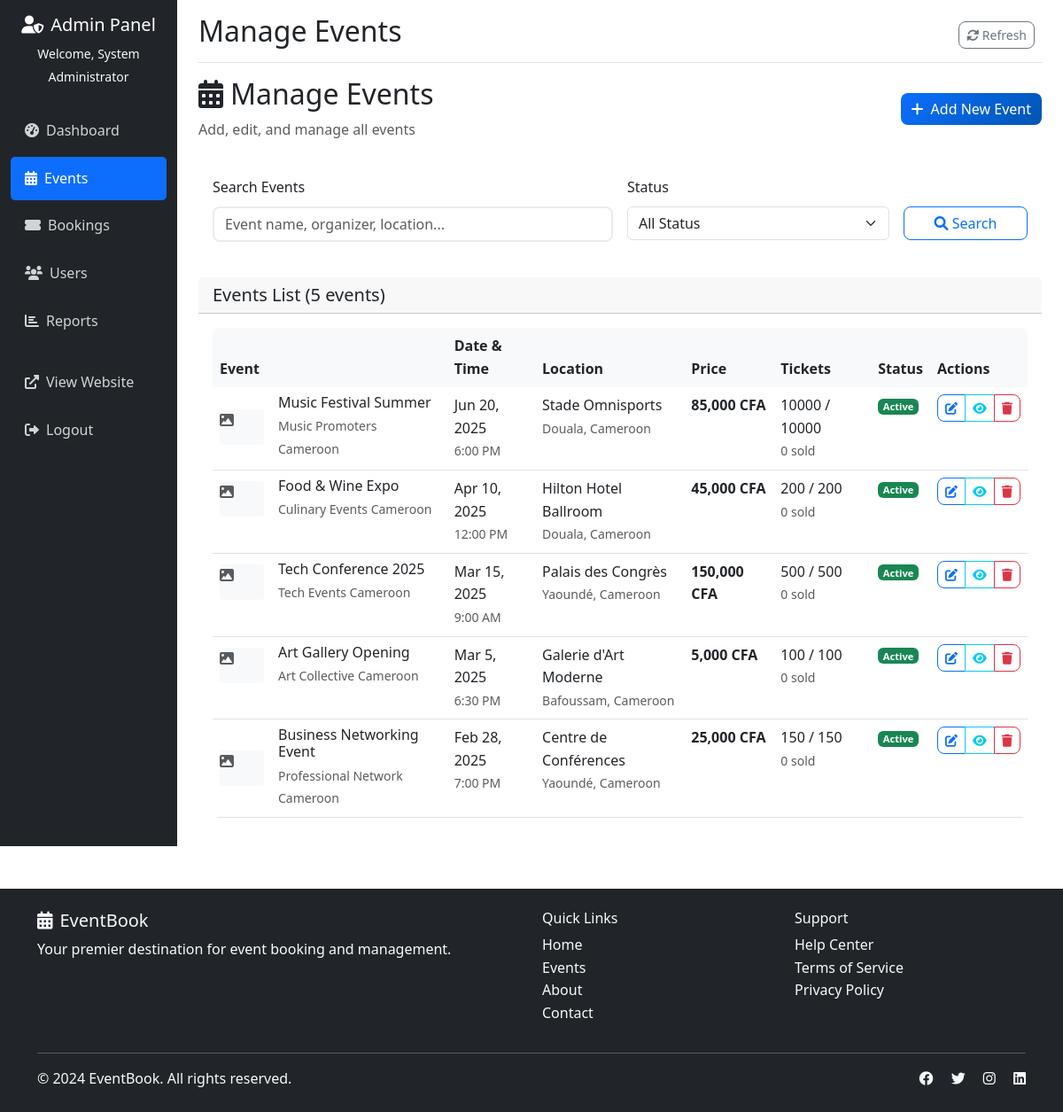
Page /admin/events.php (signed in) on the committed database.
### tables this page shows
CREATE TABLE events (
    id INT AUTO_INCREMENT PRIMARY KEY,
    name VARCHAR(200) NOT NULL,
    description TEXT,
    date DATE NOT NULL,
    time TIME NOT NULL,
    venue VARCHAR(200) NOT NULL,
    location VARCHAR(200) NOT NULL,
    organizer VARCHAR(100) NOT NULL,
    organizer_contact VARCHAR(100),
    image VARCHAR(255),
    price DECIMAL(10,2) NOT NULL,
    total_tickets INT NOT NULL,
    available_tickets INT NOT NULL,
    status ENUM('active', 'inactive', 'cancelled') DEFAULT 'active',
    created_at TIMESTAMP DEFAULT CURRENT_TIMESTAMP
);

### admin/events.php (the view, shortened to what this page needs)
<?php
require_once '../config/database.php';
$search = $_GET['search'] ?? '';
$query = "SELECT * FROM events WHERE status != 'deleted'";
$params = [];
$query .= " ORDER BY date DESC";
try {
    $stmt = $pdo->prepare($query);
    $stmt->execute($params);
    $events = $stmt->fetchAll();
} catch (PDOException $e) {
    $events = [];
    $_SESSION['error_message'] = 'Error fetching events: ' . $e->getMessage();
}
include 'includes/header.php';
?>
<div class="d-flex justify-content-between align-items-center mb-4">
    <div>
        <h2><i class="fas fa-calendar-alt me-2"></i>Manage Events</h2>
        <p class="text-muted mb-0">Add, edit, and manage all events</p>
    </div>
    <button class="btn btn-primary" data-bs-toggle="modal" data-bs-target="#addEventModal">
        <i class="fas fa-plus me-2"></i>Add New Event
    </button>
</div>
<div class="card mb-4">
    <div class="card-body">
        <form method="GET" class="row g-3">
            <div class="col-md-6">
                <label for="search" class="form-label">Search Events</label>
                <input type="text" class="form-control" id="search" name="search"
                       placeholder="Event name, organizer, location..." value="<?php echo htmlspecialchars($search); ?>">
            </div>
            <div class="col-md-4">
                <label for="status" class="form-label">Status</label>
                <select class="form-select" id="status" name="status">
                    <option value="">All Status</option>
                </select>
            </div>
            <div class="col-md-2">
                <label class="form-label">&nbsp;</label>
                <div class="d-grid">
                    <button type="submit" class="btn btn-outline-primary">
                        <i class="fas fa-search"></i> Search
                    </button>
                </div>
            </div>
        </form>
    </div>
</div>
<div class="card">
    <div class="card-header">
        <h5 class="mb-0">Events List (<?php echo count($events); ?> events)</h5>
    </div>
    <div class="card-body">
        <?php if (empty($events)): ?>
            <div class="text-center py-5">
                <i class="fas fa-calendar-times fa-3x text-muted mb-3"></i>
                <h5 class="text-muted">No events found</h5>
                <p class="text-muted">Add your first event to get started.</p>
                <button class="btn btn-primary" data-bs-toggle="modal" data-bs-target="#addEventModal">
                    <i class="fas fa-plus me-2"></i>Add Event
                </button>
            </div>
        <?php else: ?>
            <div class="table-responsive">
                <table class="table table-hover">
                    <thead>
                        <tr>
                            <th>Event</th>
                            <th>Date & Time</th>
                            <th>Location</th>
                            <th>Price</th>
                            <th>Tickets</th>
                            <th>Status</th>
                            <th>Actions</th>
                        </tr>
                    </thead>
                    <tbody>
                        <?php foreach ($events as $event): ?>
                            <tr>
                                <td>
                                    <div class="d-flex align-items-center">
                                        <div class="me-3">
                                            <?php if ($event['image']): ?>
                                                <div style="display: none; width: 50px; height: 40px; background: #f8f9fa; border-radius: 4px; display: flex; align-items: center; justify-content: center;">
                                                    <i class="fas fa-image text-muted"></i>
                                                </div>
                                            <?php else: ?>
                                                <div style="width: 50px; height: 40px; background: #f8f9fa; border-radius: 4px; display: flex; align-items: center; justify-content: center;">
                                                    <i class="fas fa-calendar text-muted"></i>
                                                </div>
                                            <?php endif; ?>
                                        </div>
                                        <div>
                                            <h6 class="mb-1"><?php echo htmlspecialchars($event['name']); ?></h6>
                                            <small class="text-muted"><?php echo htmlspecialchars($event['organizer']); ?></small>
                                        </div>
                                    </div>
                                </td>
                                <td>
                                    <div><?php echo date('M j, Y', strtotime($event['date'])); ?></div>
                                    <small class="text-muted"><?php echo date('g:i A', strtotime($event['time'])); ?></small>
                                </td>
                                <td>
                                    <div><?php echo htmlspecialchars($event['venue']); ?></div>
                                    <small class="text-muted"><?php echo htmlspecialchars($event['location']); ?></small>
                                </td>
                                <td>
                                    <strong><?php echo number_format($event['price'], 0); ?> CFA</strong>
                                </td>
                                <td>
                                    <div><?php echo $event['available_tickets']; ?> / <?php echo $event['total_tickets']; ?></div>
                                    <small class="text-muted">
                                        <?php
                                        $sold = $event['total_tickets'] - $event['available_tickets'];
                                        echo $sold . ' sold';
                                        ?>
                                    </small>
                                </td>
                                <td>
                                    <span class="badge bg-<?php echo $event['status'] == 'active' ? 'success' : 'secondary'; ?>">
                                        <?php echo ucfirst($event['status']); ?>
                                    </span>
                                </td>
                                <td>
                                    <div class="btn-group btn-group-sm">
                                        <button class="btn btn-outline-primary" onclick="editEvent(<?php echo htmlspecialchars(json_encode($event)); ?>)" title="Edit">
                                            <i class="fas fa-edit"></i>
                                        </button>
                                        <a href="../event_details.php?id=<?php echo $event['id']; ?>" target="_blank" class="btn btn-outline-info" title="View">
                                            <i class="fas fa-eye"></i>
                                        </a>
                                        <button class="btn btn-outline-danger btn-delete" onclick="deleteEvent(<?php echo $event['id']; ?>)" title="Delete">
                                            <i class="fas fa-trash"></i>
                                        </button>
                                    </div>
                                </td>
                            </tr>
                        <?php endforeach; ?>
                    </tbody>
                </table>
            </div>
        <?php endif; ?>
    </div>
</div>
<?php include 'includes/footer.php'; ?>

### css/style.css (style rules this page uses)
:root { --primary-color: #0d6efd; --secondary-color: #6c757d; --success-color: #198754; --danger-color: #dc3545; --warning-color: #ffc107; --info-color: #0dcaf0; --light-color: #f8f9fa; --dark-color: #212529; }
body { font-family: 'Segoe UI', Tahoma, Geneva, Verdana, sans-serif; line-height: 1.6; }
.card { border: none; border-radius: 10px; transition: transform 0.3s ease, box-shadow 0.3s ease; }
.btn { border-radius: 8px; font-weight: 500; transition: all 0.3s ease; }
.btn-primary { background: linear-gradient(135deg, var(--primary-color) 0%, #0056b3 100%); border: none; }
.badge { font-size: 0.7rem; padding: 0.3em 0.5em; }
.form-control { border-radius: 8px; border: 2px solid #e9ecef; transition: border-color 0.3s ease, box-shadow 0.3s ease; }
.table { border-radius: 8px; overflow: hidden; }
.table thead th { background: var(--light-color); border: none; font-weight: 600; }

### rows in the picture
events: name "Music Festival Summer", organizer "Music Promoters Cameroon", date "Jun 20, 2025", time "6:00 PM", venue "Stade Omnisports", location "Douala, Cameroon", price "85,000", available_tickets "10000", total_tickets "10000", sold "0", status "Active"
events: name "Food & Wine Expo", organizer "Culinary Events Cameroon", date "Apr 10, 2025", time "12:00 PM", venue "Hilton Hotel Ballroom", location "Douala, Cameroon", price "45,000", available_tickets "200", total_tickets "200", sold "0", status "Active"
events: name "Tech Conference 2025", organizer "Tech Events Cameroon", date "Mar 15, 2025", time "9:00 AM", venue "Palais des Congrès", location "Yaoundé, Cameroon", price "150,000", available_tickets "500", total_tickets "500", sold "0", status "Active"
events: name "Art Gallery Opening", organizer "Art Collective Cameroon", date "Mar 5, 2025", time "6:30 PM", venue "Galerie d'Art Moderne", location "Bafoussam, Cameroon", price "5,000", available_tickets "100", total_tickets "100", sold "0", status "Active"
events: name "Business Networking Event", organizer "Professional Network Cameroon", date "Feb 28, 2025", time "7:00 PM", venue "Centre de Conférences", location "Yaoundé, Cameroon", price "25,000", available_tickets "150", total_tickets "150", sold "0", status "Active"

### other values in the picture
$_SESSION['admin_name'] "System Administrator"
$page_title "Manage Events"
count($events) "5"
